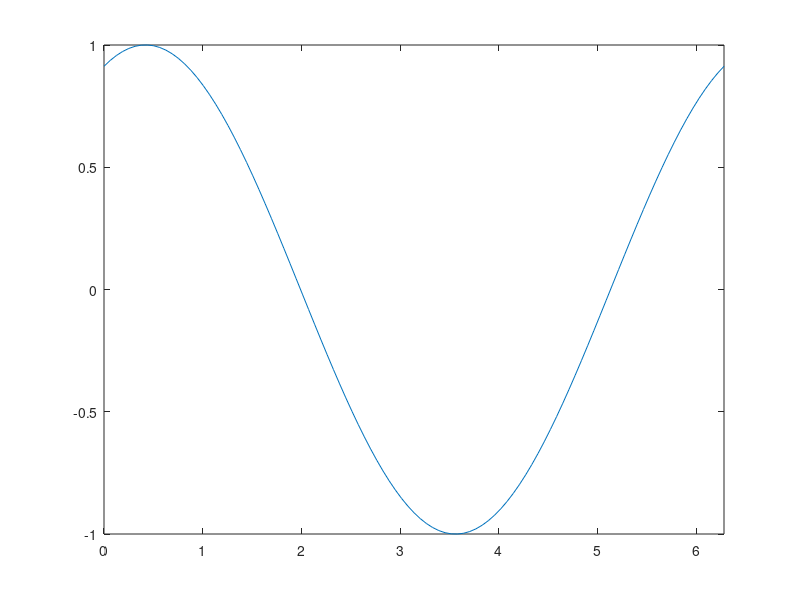

MATLAB code to generate this figure:
%% Primary parameters
rho = 7900;
R = 10^-2;
E = 210e9;
L = 2*pi;
T = 1;

Nx = 100;
x = linspace(0, L, Nx + 1);
h = x(2) - x(1);
nu = 0.1;

D = R^2;
C = E*R^2/rho;
mu = D/h^2;

scheme = "CN";
% scheme = "555";

%% Secondary parameters

%nu = C tau^2 / h^4
tau = sqrt(nu*h^4 / C);
Nt = ceil(T/tau) + 1;
T_fin = tau * (Nt-1);
t = linspace(0, T_fin, Nt);

%% Reference soltuion
u_ref = @(t, x) sin(x + t*sqrt(C/(D+1)));
f_ref = @(t, x) zeros(size(x));

%% Computational scheme
switch scheme
    case "CN"
        alpha = 1 + 3*nu + 2*mu;
        a = -(2*nu + mu)/alpha;
        b = -(2 + 4*mu)/alpha;
        c = 2*mu/alpha;
        d = 0;
        e = nu/2/alpha;
        p0 = 0;
        p1 = 0;
        q0 = 0;
        q1 = 0;
        r0 = 0;
        r1 = tau^2/alpha;
    case "555"
%         alpha = 1 + 3*nu + 2*mu;
%         a = -(2*nu + mu)/alpha;
%         b = -(2 + 4*mu)/alpha;
%         c = 2*mu/alpha;
%         d = 0;
%         e = nu/2/alpha;
%         p0 = 0;
%         p1 = 0;
%         q0 = 0;
%         q1 = 0;
%         r0 = 0;
%         r1 = tau^2/alpha;
    otherwise
        error("This scheme is not supported yet.")
end

U_next = eye(Nx) + diag(a*ones(Nx-1, 1), 1) + diag(a*ones(Nx-1, 1), -1) + ...
    diag(e*ones(Nx-2, 1), 2) + diag(e*ones(Nx-2, 1), -2);
U_now = b*eye(Nx) + diag(c*ones(Nx-1, 1), 1) + diag(c*ones(Nx-1, 1), -1) + ...
    diag(d*ones(Nx-2, 1), 2) + diag(d*ones(Nx-2, 1), -2);

F_next = r1*eye(Nx) + diag(q1*ones(Nx-1, 1), 1) + diag(q1*ones(Nx-1, 1), -1) + ...
    diag(p1*ones(Nx-2, 1), 2) + diag(p1*ones(Nx-2, 1), -2);
F_now = r0*eye(Nx) + diag(q0*ones(Nx-1, 1), 1) + diag(q0*ones(Nx-1, 1), -1) + ...
    diag(p0*ones(Nx-2, 1), 2) + diag(p0*ones(Nx-2, 1), -2);

% Periodic boundary conditions
U_next(1, end-1:end) = [e a];
U_next(2, end) = e;
U_next(end-1, 1) = e;
U_next(end, 1:2) = [a e];

U_now(1, end-1:end) = [d c];
U_now(2, end) = d;
U_now(end-1, 1) = d;
U_now(end, 1:2) = [c d];

F_next(1, end-1:end) = [p1 q1];
F_next(2, end) = p1;
F_next(end-1, 1) = p1;
F_next(end, 1:2) = [q1 p1];

F_now(1, end-1:end) = [p0 q0];
F_now(2, end) = p0;
F_now(end-1, 1) = p0;
F_now(end, 1:2) = [q0 p0];

U_prev = U_next;
F_prev = F_next;

%% Integration
u = zeros(Nt, Nx);
u(1, :) = u_ref(0, x(1:end-1));
u(2, :) = u_ref(tau, x(1:end-1));
[x_gr, t_gr] = meshgrid(x(1:end-1), t);

f = f_ref(t_gr, x_gr);

for k = 3 : Nt
    rhs = -U_now*u(k-1, :).' - U_prev*u(k-2, :).' + ...
        F_next*f(k, :).' + F_now*f(k-1, :).' + F_prev*f(k-2, :).';
    u(k, :) = U_next \ rhs;
end
u = [u, u(:, 1)];

%% Visualisation
figure(2)
for k = 1 : 100 : Nt
    plot(x, u(k, :));
    axis([0 L -1 1]);
    pause(0.1);
end
